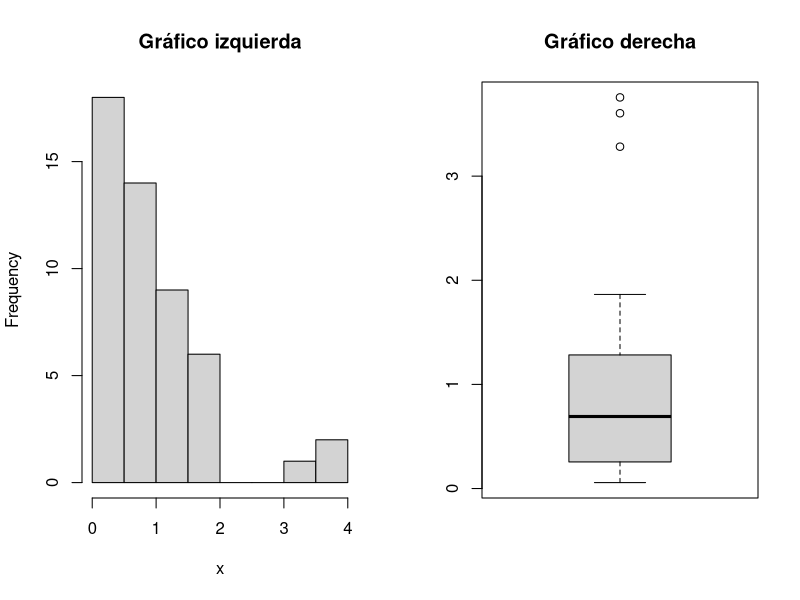

The R script that drew this image:

# Rscript chart.r

# Datos
x <- rexp(50)

pdf(file="DosChart.pdf")

# Una fila, dos columnas
par(mfrow = c(1, 2))

# Los siguientes gráficos se combinarán
hist(x, main = "Gráfico izquierda")  # Izquierda
boxplot(x, main = "Gráfico derecha") # Derecha

# Oscar Núñez Mori. Jaén, 10-Jul-2024. Basado en:
#  - R Charts (2024). Combinar gráficos en R.
#    https://r-charts.com/es/r-base/combinar-graficos/

